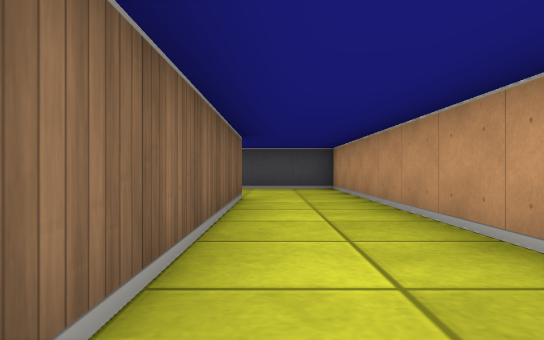
View 1 (above)

20 first-person views from a walk through a cub3D level. The camera is about half as high as the walls, looks level and sees 70° across. The floor is counted in squares. Each view is taken from the middle of a square. On the plan, view 1 faces up. The plan holds only what a view shows up to about 9 squares ahead; the rest is blank.

View 2
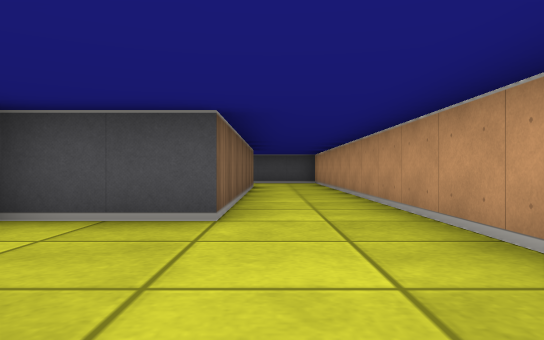

View 3
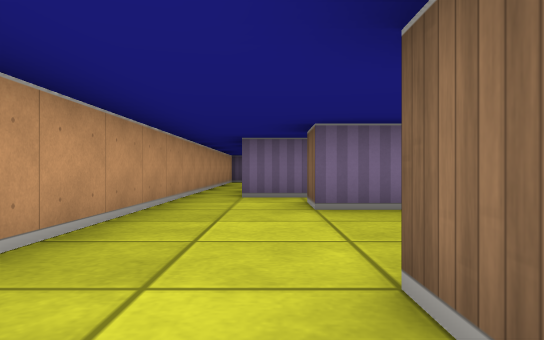

View 4
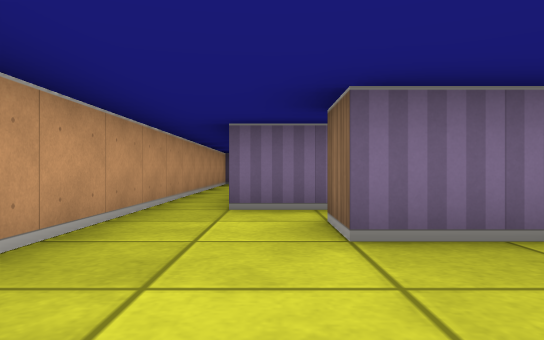

View 5
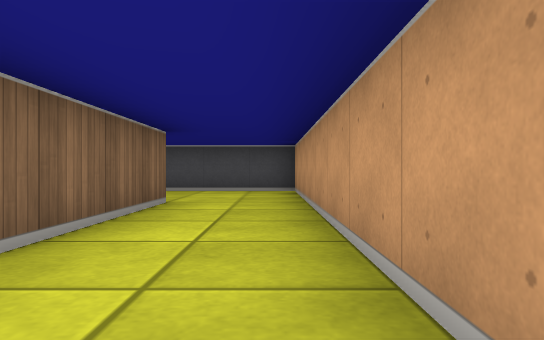

View 6
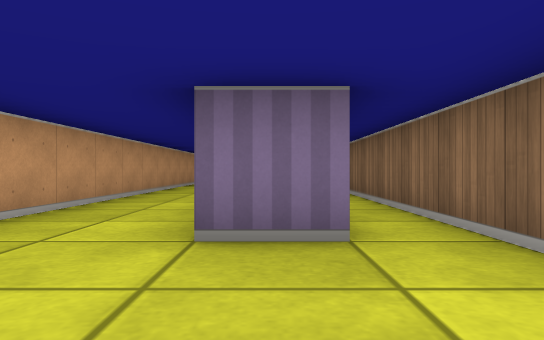

View 7
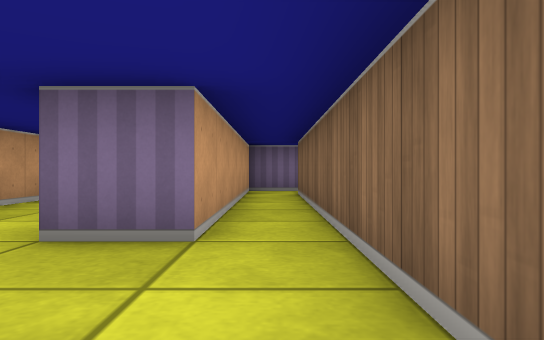

View 8
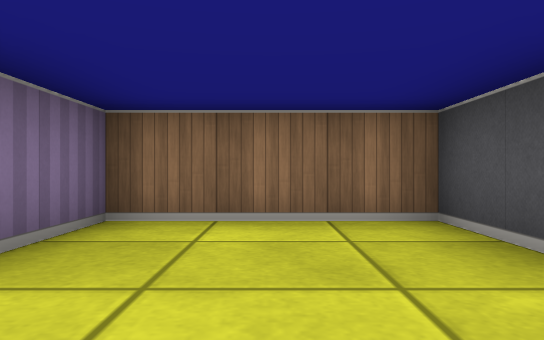

View 9
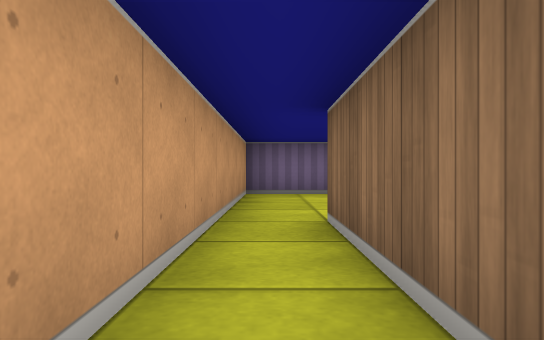

View 10
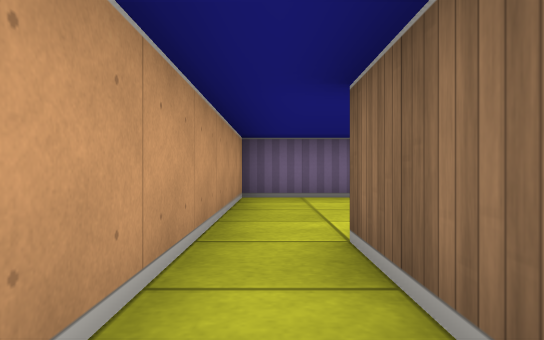

View 11
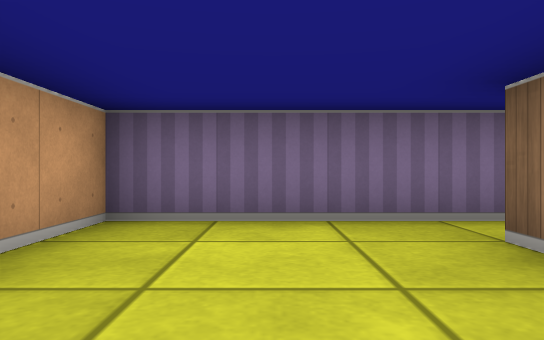

View 12
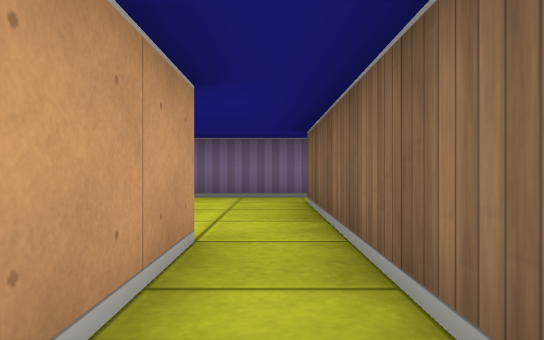

View 13
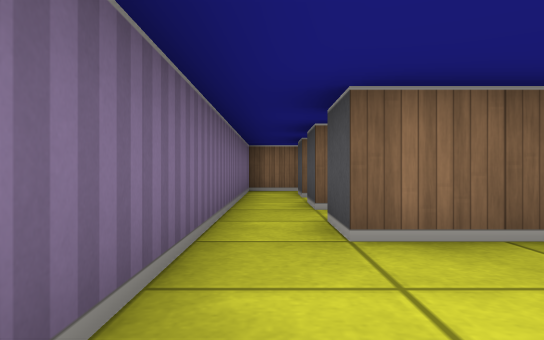

View 14
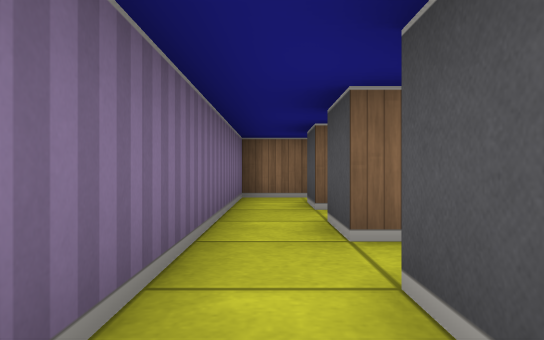

View 15
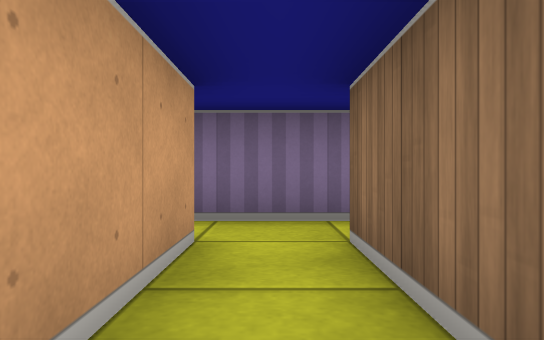

View 16
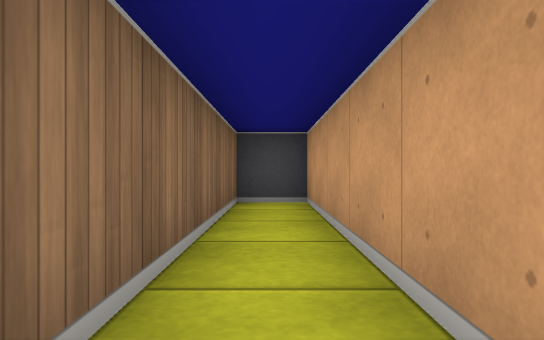

View 17
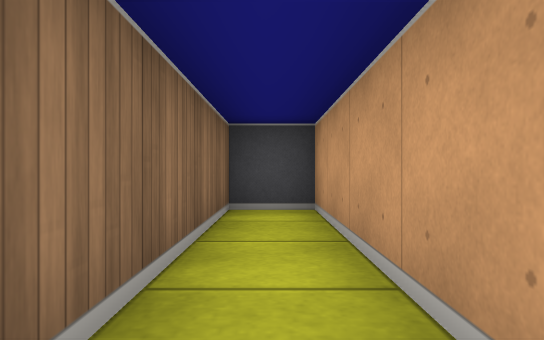

View 18
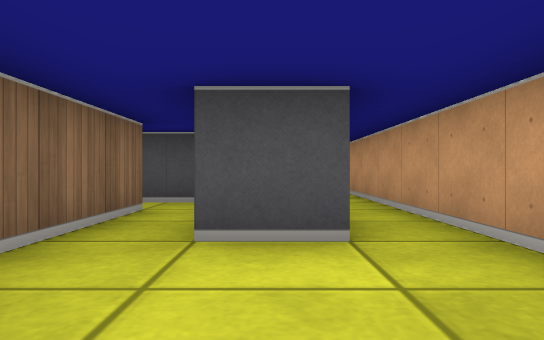

View 19
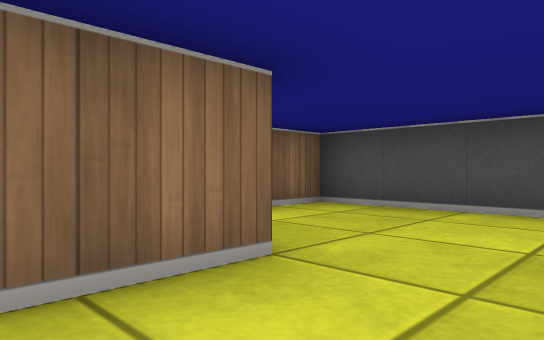

View 20
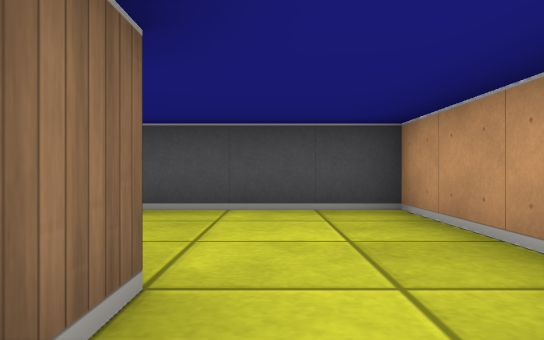

### Floor plan
Points are (right, up) in squares from view 1. A wall is a line through its corners. A room is listed if a view was taken in it or the views show most of it. See-through windows are left out.
Room 1 (views 1, 3, 4, 5, 6, 7, 8, 19, 20)
walls: (-1.5, 0.8) (-1.5, 6.5) (-0.5, 6.5) (-0.5, -0.5) (-2.5, -0.5) (-2.5, -3.5) (-0.5, -3.5); (-2.6, 0.5) (-1.5, 0.5); (1.5, -3.5) (1.5, 9.5) (-2.5, 9.5) (-2.5, 1.5)
ways out: opening at (0.5, -4) to room 2
Room 2 (views 2, 9, 10)
walls: (-0.8, -5.5) (0.5, -5.5); (-0.5, -3.5) (-0.5, -4.5); (0.5, -6.6) (0.5, -9.5); (1.5, -9.5) (1.5, -3.5)
ways out: opening at (0.5, -4) to room 1; opening at (1, -9) to room 3
Room 3 (views 11, 13, 14, 18)
walls: (0.5, -9.5) (-0.5, -9.5); (-2.5, -13.5) (1.5, -13.5) (1.5, -9.5); (-1.5, -9.5) (-1.5, -12.5) (-2.5, -12.5)
ways out: opening at (1, -9) to room 2; opening at (-1, -10) to room 4; opening at (-2, -13)
Room 4 (view 12)
walls: (-1.5, -7.5) (-1.5, -9.5); (-1, -6.5) (-1.9, -6.5); (-0.5, -9.5) (-0.5, -7.6)
ways out: opening at (-1, -10) to room 3
Room 5 (views 15, 16, 17)
walls: (-4.5, -12.5) (-4.5, -7.5) (-5.5, -7.5) (-5.5, -12.5) (-6.5, -12.5); (-6.5, -13.5) (-4.5, -13.5)
ways out: opening at (-6, -13); opening at (-4, -13)

Where each view was taken, in squares from view 1:
view 1: 0 up, 0 right, facing up
view 2: 4 down, 0 right, facing up
view 3: 1 up, 0 right, facing down
view 4: 1 down, 0 right, facing down
view 5: 1 up, 1 right, facing up
view 6: 9 up, 1 left, facing down
view 7: 9 up, 2 left, facing down
view 8: 2 down, 1 right, facing left
view 9: 6 down, 1 right, facing down
view 10: 7 down, 1 right, facing down
view 11: 10 down, 0 right, facing down
view 12: 7 down, 1 left, facing down
view 13: 13 down, 1 right, facing left
view 14: 13 down, 1 left, facing left
view 15: 10 down, 5 left, facing down
view 16: 13 down, 5 left, facing up
view 17: 12 down, 5 left, facing up
view 18: 12 down, 0 right, facing up
view 19: 5 up, 1 right, facing up-left
view 20: 5 up, 0 right, facing up
